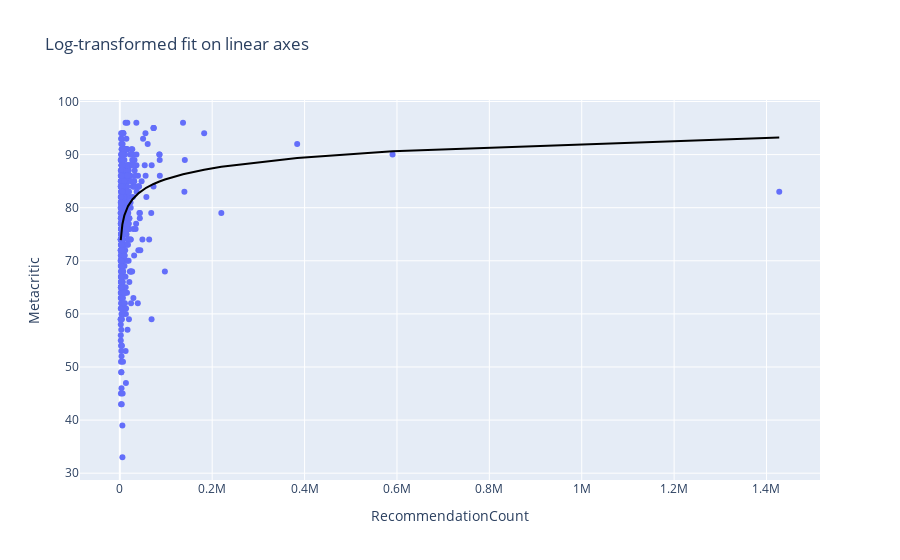

Write notebook code for a chart like this one.
### Code cell
gaming_data = gaming_data[gaming_data['RecommendationCount'] > 2000.0] 
gaming_data = gaming_data[gaming_data['PriceInitial'] <= 60.0]
gaming_data = gaming_data[gaming_data['Metacritic'] > 10.0]  
fig = px.scatter(gaming_data, x='RecommendationCount', y='Metacritic', 
                 trendline="ols", trendline_options=dict(log_x=True),
                 title="Log-transformed fit on linear axes",
                 trendline_color_override="black")
fig.show()

### Figure 1 — Plotly figure (JSON) as saved in the notebook; plotly's stock layout.template omitted (floating-point values rounded to 4 significant figures; data arrays with more than 128 entries replaced by an {"elided": "..."} marker saying what was removed)
{"data": [{"hovertemplate": "RecommendationCount=%{x}<br>Metacritic=%{y}<extra></extra>", "legendgroup": "", "marker": {"color": "#636efa", "symbol": "circle"}, "mode": "markers", "name": "", "orientation": "v", "showlegend": false, "type": "scatter", "x": {"elided": "591 int values"}, "xaxis": "x", "y": {"elided": "591 int values"}, "yaxis": "y"}, {"hovertemplate": "<b>OLS trendline</b><br>Metacritic = 6.78338 * log10(RecommendationCount) + 51.4709<br>R<sup>2</sup>=0.088610<br><br>RecommendationCount=%{x}<br>Metacritic=%{y} <b>(trend)</b><extra></extra>", "legendgroup": "", "line": {"color": "black"}, "marker": {"color": "#636efa", "symbol": "circle"}, "mode": "lines", "name": "", "showlegend": false, "type": "scatter", "x": {"elided": "591 int values"}, "xaxis": "x", "y": {"elided": "591 float values"}, "yaxis": "y"}], "layout": {"legend": {"tracegroupgap": 0}, "title": {"text": "Log-transformed fit on linear axes"}, "xaxis": {"anchor": "y", "domain": [0, 1], "title": {"text": "RecommendationCount"}}, "yaxis": {"anchor": "x", "domain": [0, 1], "title": {"text": "Metacritic"}}}}
